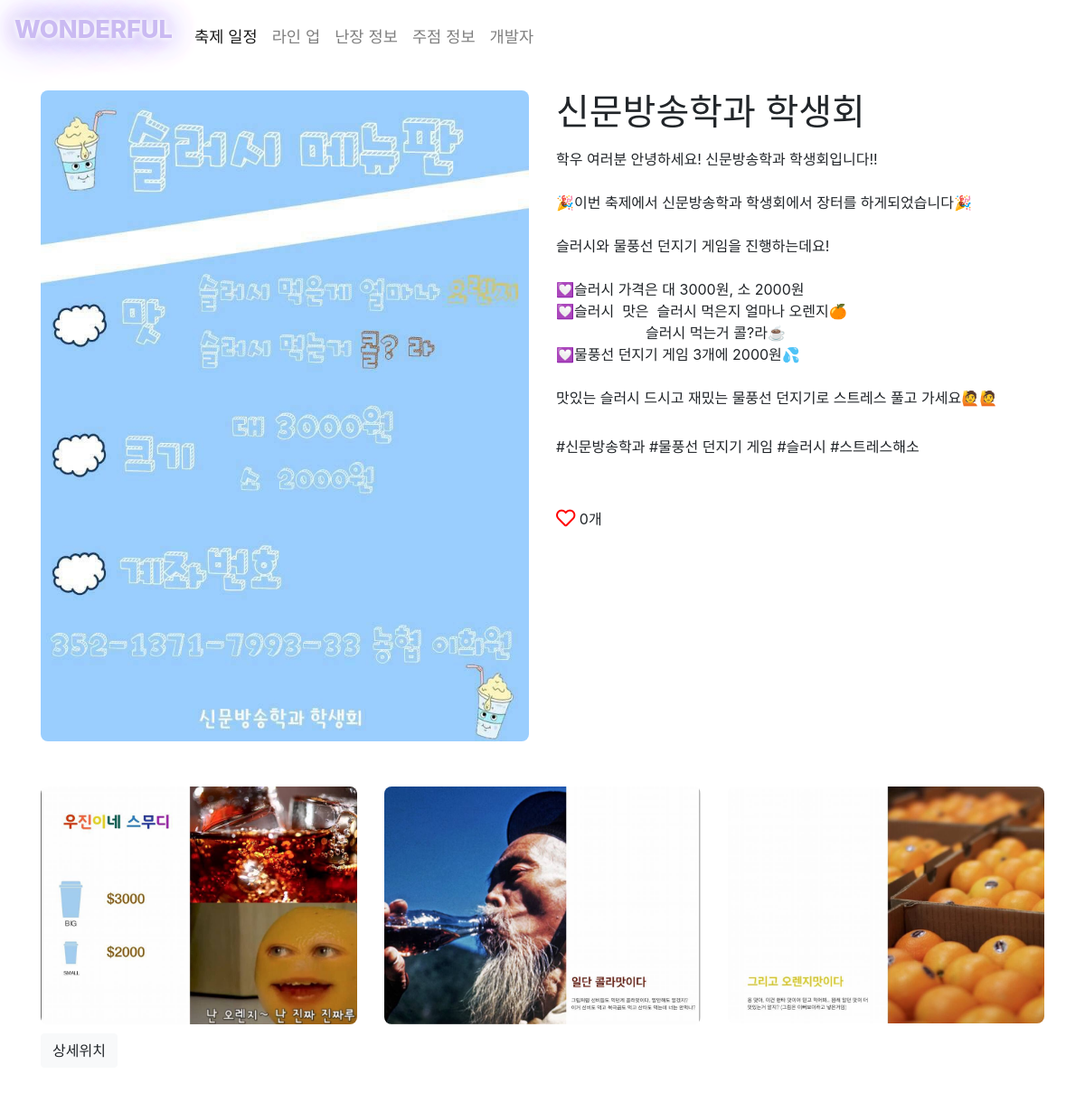
/nanjang/5/, run on the app's committed database.
### nanjang/models.py (models this page shows, shortened)
class Nanjang(models.Model):
    title = models.CharField(max_length=20)
    content = models.TextField(blank=True, null=True)
    menu = models.ImageField(null=True, blank=True, upload_to='home/%Y/%m/%d')
    image1 = models.ImageField(null=True, blank=True, upload_to='home/%Y/%m/%d')
    image2 = models.ImageField(null=True, blank=True, upload_to='home/%Y/%m/%d')
    image3 = models.ImageField(null=True, blank=True, upload_to='home/%Y/%m/%d')
    tags = TaggableManager()
    like_count = models.IntegerField(default=0)
    lat = models.DecimalField(max_digits=9, decimal_places=6, null=True)
    lng = models.DecimalField(max_digits=9, decimal_places=6, null=True)
    priority = models.IntegerField(default=0, null=True, blank=True)
    class Meta:
        ordering = ["priority"]

### nanjang/views.py (the view)
# urls.py: path('<int:pk>/', views.NanjangDetailView.as_view(), name='detail'),
class NanjangDetailView(generic.DetailView):
    model = Nanjang

### nanjang/templates/nanjang/nanjang_detail.html (shortened to what this page needs)
{% extends 'home/detail_base.html' %}
{% block content %}
<div class="container">
    <div class="row">
        <div class="nanjang_image col-md-6">
             {% if object.menu %}
                <img src="{{ object.menu.url }}" class="img-fluid" alt="Responsive image">
            {% else %}
                <img src="/static/image/main.jpg" class="img-fluid" alt="Responsive image">
            {% endif %}
        </div>
        <div class="nanjang_content col-md-6">
            <h1 class="title"> {{ object.title }} </h1>
            <p> {{ object.content | safe}} </p>
            <div class="tag_section">
                {% for tag in object.tags.all %}
                    <li class= "tag_display"> #{{ tag }} </li>
                {% endfor %}
            </div>
            <div class="like_section">
                <i class="like far fa-heart fa-lg"></i>
                <p style="display:inline;" id="count_like-{{ object.id }}">{{ object.like_count }}개</p>
            </div>
        </div>
    </div>
    <div class="row">
        {% if object.image1 %}
        <div class="nanjang_image col-md-4">
            <img src="{{ object.image1.url }}" class="img-fluid" alt="Responsive image">
        </div>
        {% endif %}
        {% if object.image2 %}
        <div class="nanjang_image col-md-4">
            <img src="{{ object.image2.url }}" class="img-fluid" alt="Responsive image">
        </div>
        {% endif %}
        {% if object.image3 %}
        <div class="nanjang_image col-md-4">
            <img src="{{ object.image3.url }}" class="img-fluid" alt="Responsive image">
        </div>
        {% endif %}
    </div>
    <button class="map_detail btn btn-light" data-toggle="collapse" href="#collapseExample" role="button" aria-expanded="false" aria-controls="collapseExample">
        상세위치
    </button>
</div>
{% endblock %}

### home/static/css/base.css (style rules this page uses)
* { padding: 0; }
.nanjang_image > img, .jujum_image > img { border-radius: 8px; }
.nanjang_content > p { font-family: 'dayright', 'Nanum Pen Script', cursive !important; }
.nanjang_image, .nanjang_content, .jujum_image, .jujum_content { margin-top: 50px; }
.map_detail { display: block; margin: 10px 0; }
.like { color: red; }
.tag_display { display:inline; }
.tag_section { height: 50px; margin: 30px 0; }

### data on the page
Nanjang: menu (picture), title "신문방송학과 학생회", content "학우 여러분 안녕하세요! 신문방송학과 학생회입니다!! 🎉이번 축제에서 신문방송학과 학생회에서 장터를 하게되었습니다🎉 슬러시와 물풍선 던지기 게임을 진행하는데요! 💟슬러시 가격은 대 3000원, 소 2000원 💟슬러시 맛은 슬러시 먹은지 얼마나 오렌지🍊 슬러시 먹는거 콜?라☕ 💟물풍선 던지기 게임 3개에 2000원💦 맛있는 슬러시 드시고 재밌는 물풍선 던지기로 스트레스 풀고 가세요🙋🙋", like_count "0", image1 (picture), image2 (picture), image3 (picture)
Tag: name "신문방송학과"
Tag: name "물풍선 던지기 게임"
Tag: name "슬러시"
Tag: name "스트레스해소"
